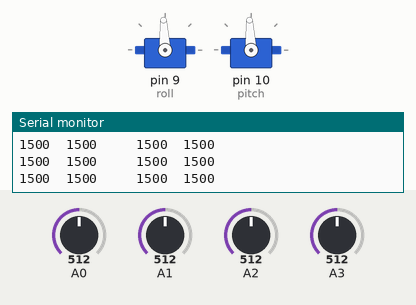
Recording of a sketch running on a simulated Arduino Uno, built with avr-gcc and run on an emulated ATmega328P. Parts: 2 × servo, the last lines printed to the serial monitor. The test bench sets the inputs (shaded band); at power-on: A0 = 512, A2 = 512, A1 = 512, A3 = 512.

Above: at 1.2 s.
1.3 s: A0 set to 919
At 1.7 s:
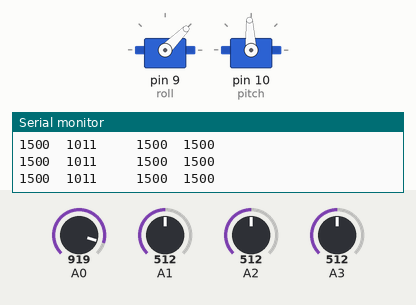
2.8 s: A0 set to 943
At 4.1 s:
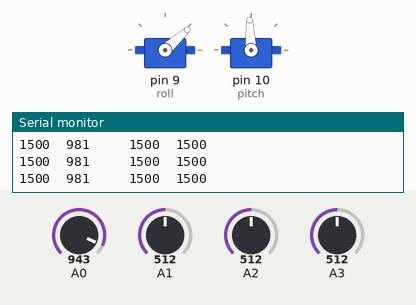
5.8 s: A2 set to 915
At 6.8 s:
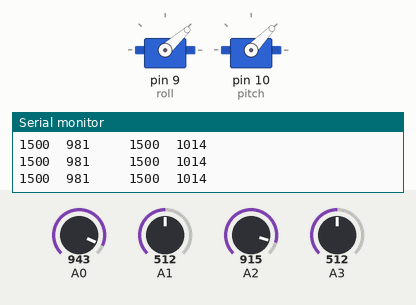
7.3 s: A2 set to 936
At 8.3 s:
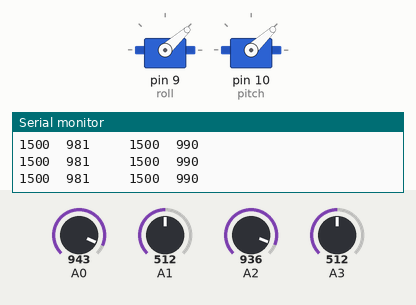
10.3 s: A1 set to 716
At 11.5 s:
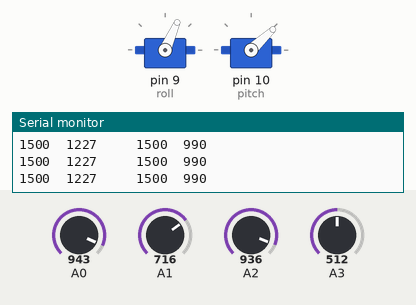
11.8 s: A3 set to 716
At 12.9 s:
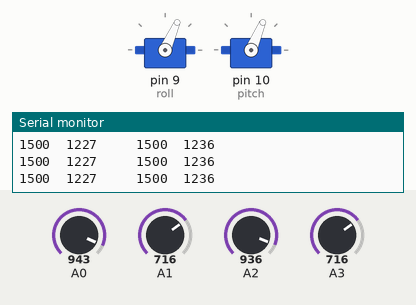
Timing chart, 0 to 14.3 s (numbered marks = the images above; inputs shaded):
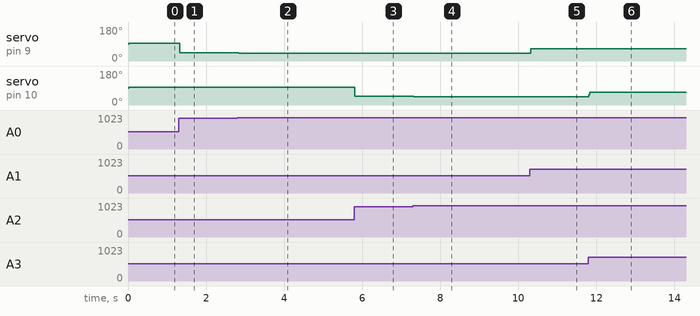

The sketch:

ir_quad.ino
```cpp
// Use with GP2Y0A21YK Sensors
#define iter 4
#define Kp 3
#include <Servo.h>
Servo roll,pitch;
int setpoint=150;
void setup()
{
  Serial.begin(9600);
  roll.attach(9);
  pitch.attach(10);

pinMode(A0,INPUT);
pinMode(A1,INPUT);
pinMode(A2,INPUT);
pinMode(A3,INPUT);
}
void loop()
{
 // setpoint=map(setpoint,50,550,0,1023);
  int left,right,front,back;
  int d1,d2,d3,d4;
  int temp,temp1,temp2,temp3;
  int e1,e2,e3,e4;
  int op1,op2,op3,op4,opx,opy;
  int CH1=1500,CH2=1500;

  temp=0;
  temp1=0;
  temp2=0;
  temp3=0;
  for(int i=0;i<iter;i++)
  {
    left = analogRead(A0);
    delay(1);
    temp=temp+left;
  }

  d1=temp/10;
  for(int i=0;i<iter;i++)
  {
    right = analogRead(A1);
    delay(1);
    temp1=temp1+right;
  }
  d2=temp1/10;
  for(int i=0;i<iter;i++)
  {
    front = analogRead(A2);
    delay(1);
    temp2=temp2+front;
  }
  d3=temp2/10;
  for(int i=0;i<iter;i++)
  {
    back = analogRead(A3);
    delay(1);
    temp3=temp3+back;
  }
  d4=temp3/10;


 if(d1<setpoint && d2<setpoint && d3<setpoint && d4<setpoint){
  CH1 = pulseIn(2,HIGH,30000);
  CH2 = pulseIn(3,HIGH,30000);
  opx=CH1;
  opy=CH2;
 }
  else{

//  e1=d1-setpoint;
//  e2=d2-setpoint;
//  e3=d3-setpoint;
//  e4=d4-setpoint;
//
//  op1=e1*Kp;
//  op2=e2*Kp;
//  op3=e3*Kp;
//  op4=e4*Kp;

  op1=d1*Kp;
  op2=d2*Kp;
  op3=d3*Kp;
  op4=d4*Kp;

  opx=CH1-op1+op2;
  opy=CH2-op3+op4;
  }

  roll.writeMicroseconds(opx);
  pitch.writeMicroseconds(opy);

  Serial.print(CH1);
  Serial.print("\t");
  Serial.print(opx);
  Serial.print("\t \t");
  Serial.print(CH2);
  Serial.print("\t");
  Serial.println(opy);

}
```

Measured:
- after the input at 1.3 s, servo on pin 9 (roll): 93° → 45° at once
- after the input at 2.8 s, servo on pin 9 (roll): 45° → 42° at once
- after the input at 5.8 s, servo on pin 10 (pitch): 93° → 46° at once
- after the input at 7.3 s, servo on pin 10 (pitch): 46° → 43° at once
- after the input at 10.3 s, servo on pin 9 (roll): 42° → 66° at once
- after the input at 11.8 s, servo on pin 10 (pitch): 43° → 67° at once
